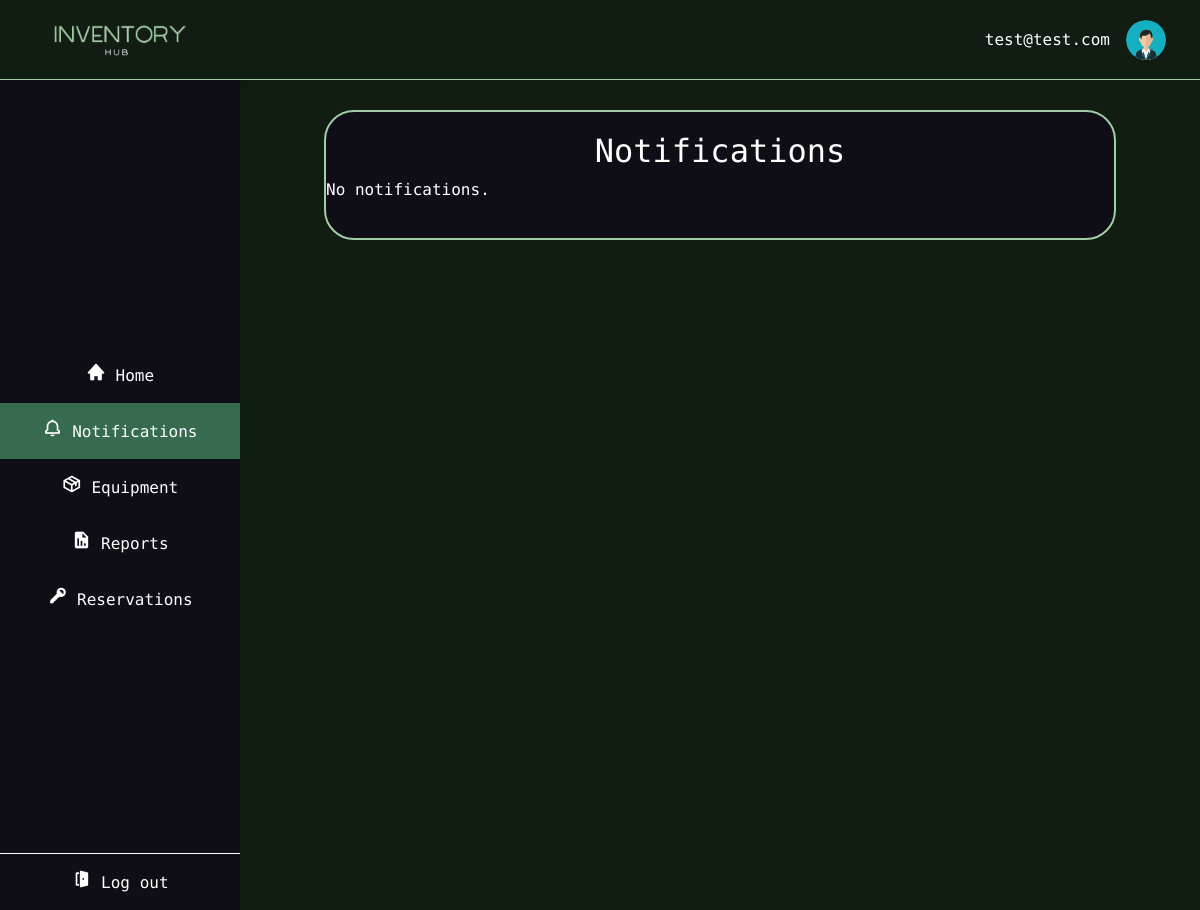
The page /notifications/ (signed in) on the database as committed earlier.
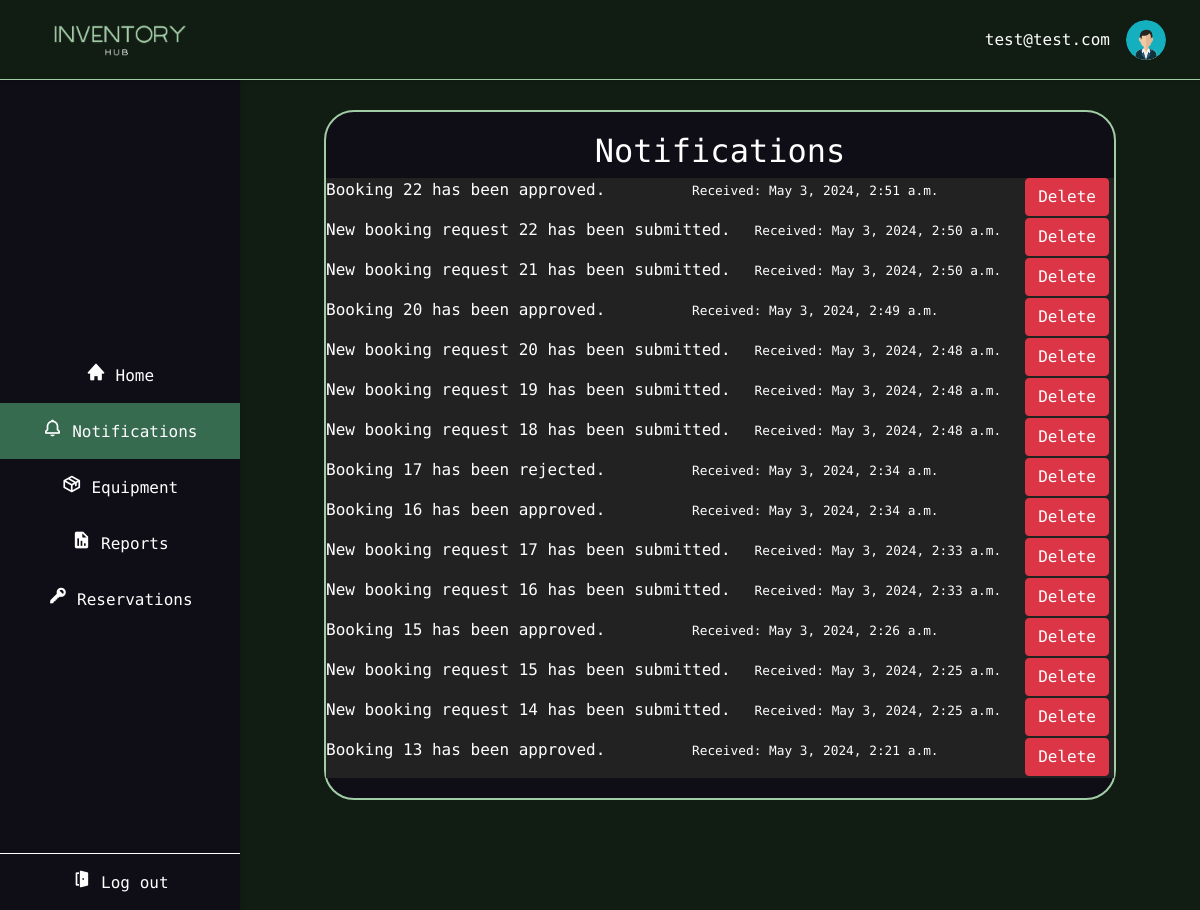
The same page on the database as committed later.
### InventoryManagement/models.py (models this page shows, shortened)
class UserNotification(models.Model):
    user = models.ForeignKey(CustomUser, on_delete=models.CASCADE)
    message =  models.CharField(max_length=65535)
    created = models.DateTimeField(auto_now_add=True)

### InventoryManagement/views.py (the view)
# urls.py: path('notifications/', views.notifications, name='notifications'),
@login_required
def notifications(request):
    notifications = UserNotification.objects.filter(user=request.user).order_by('-created')
    return render(request, 'notifications.html', {'notifications': notifications})

### InventoryManagement/templates/notifications.html (shortened to what this page needs)
{% extends "base.html" %}
{% load static %}
{% block styles %}
    <link rel="stylesheet" href="{% static 'css/equipment.css' %}">
    <link rel="stylesheet" href="{% static 'css/notifs.css' %}">
{% endblock %}
{% block content %}
    <div class="structure-main">
    <div class="electronics-panel">
  <h2>Notifications</h2>
  {% for notification in notifications %}
    <div class="notification">
        <p>{{ notification.message }}</p>
        <p><small>Received: {{ notification.created }}</small></p>
        <form method="post" action="{% url 'delete_notification' notification.id %}">
        <button type="submit" class="btn btn-danger">Delete</button>
      </form>
    </div>
  {% empty %}
    <p>No notifications.</p>
  {% endfor %}
    </div>
    </div>
{% endblock %}

Rows that differ between the two databases and show on the page:
added UserNotification: message "Booking 22 has been approved.", created "May 3, 2024, 2:51 a.m."
added UserNotification: message "New booking request 22 has been submitted.", created "May 3, 2024, 2:50 a.m."
added UserNotification: message "New booking request 21 has been submitted.", created "May 3, 2024, 2:50 a.m."
added UserNotification: message "Booking 20 has been approved.", created "May 3, 2024, 2:49 a.m."
added UserNotification: message "New booking request 20 has been submitted.", created "May 3, 2024, 2:48 a.m."
added UserNotification: message "New booking request 19 has been submitted.", created "May 3, 2024, 2:48 a.m."
added UserNotification: message "New booking request 18 has been submitted.", created "May 3, 2024, 2:48 a.m."
added UserNotification: message "Booking 17 has been rejected.", created "May 3, 2024, 2:34 a.m."
added UserNotification: message "Booking 16 has been approved.", created "May 3, 2024, 2:34 a.m."
added UserNotification: message "New booking request 17 has been submitted.", created "May 3, 2024, 2:33 a.m."
added UserNotification: message "New booking request 16 has been submitted.", created "May 3, 2024, 2:33 a.m."
added UserNotification: message "Booking 15 has been approved.", created "May 3, 2024, 2:26 a.m."
added UserNotification: message "New booking request 15 has been submitted.", created "May 3, 2024, 2:25 a.m."
added UserNotification: message "New booking request 14 has been submitted.", created "May 3, 2024, 2:25 a.m."
added UserNotification: message "Booking 13 has been approved.", created "May 3, 2024, 2:21 a.m."
Other text that changed with them:
text no longer shown: "No notifications."
